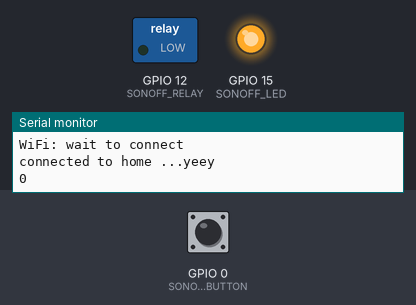
A sketch run on a simulated ESP8266 (NodeMCU). Parts: switched loads named in the sketch (green lamp = pin HIGH), output pins drawn as LEDs (lit = HIGH), the last lines printed to the serial monitor. Inputs (shaded band) come from the test bench; at power-on: GPIO 0 (SONOFF_BUTTON) HIGH. WiFi joins after 1.5 s; servers stay silent unless stated.

Above: at 2.7 s.
2.8 s: GPIO 0 (SONOFF_BUTTON) pulled LOW for 0.15 s
At 3.7 s:
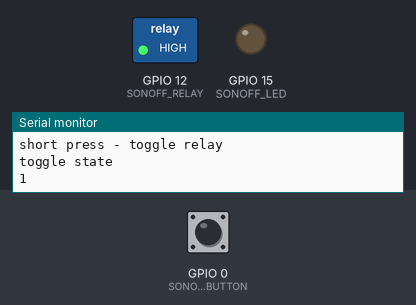
4.4 s: GPIO 0 (SONOFF_BUTTON) pulled LOW for 1 s
At 6.1 s:
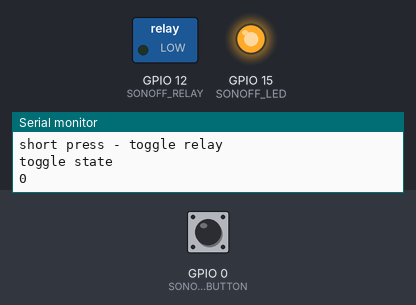
6.9 s: GPIO 0 (SONOFF_BUTTON) pulled LOW for 3.2 s
At 10.9 s:
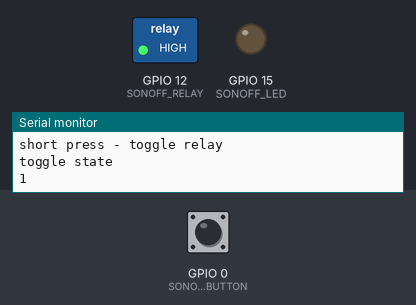
Timing chart, 0 to 12.4 s (numbered marks = the images above; inputs shaded):
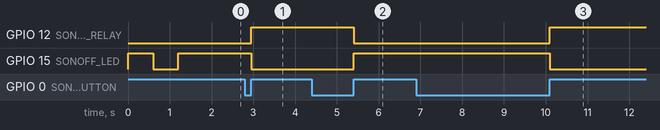

The sketch:

sonoffpow_ota_test.ino
```cpp
/*
    Flash Mode: DIO
    Flash Frequency: 40MHz
    Upload Using: Serial
    CPU Frequency: 80MHz
    Flash Size: 1M (64K SPIFFS)
    Debug Port: Disabled
    Debug Level: None
    Reset Method: ck
    Upload Speed: 115200
    Port: Your COM port connected to sonoff

   1MB flash size

   sonoff pow header
   1 - vcc 3v3
   2 - rx
   3 - tx
   4 - gnd


   esp8266 connections
   gpio  0 - button
   gpio 12 - relay
   gpio 13 - CF1
   gpio 14 - CF
   gpio 15 - led - active low

*/
#define serdebug
#ifdef serdebug
#define DebugPrint(...) {  Serial.print(__VA_ARGS__); }
#define DebugPrintln(...) {  Serial.println(__VA_ARGS__); }
#else
#define DebugPrint(...) { }
#define DebugPrintln(...) { }
#endif


#include "tools_wifiman.h"
#include "ota_tool.h"
#include <Ticker.h>

#define SONOFF_BUTTON    0
#define SONOFF_RELAY    12
#define SONOFF_LED      15


#define relStateOFF LOW
#define relStateON HIGH
#define LEDStateOFF HIGH
#define LEDStateON LOW
#define butStateOFF HIGH
#define butStateON LOW

Ticker ticker;

const int CMD_WAIT = 0;
const int CMD_BUTTON_CHANGE = 1;
int cmd = CMD_WAIT;

int relayState = relStateOFF;

//inverted button state
int buttonState = HIGH;

static long startPress = 0;

void tick()
{
  //toggle state
  int state = digitalRead(SONOFF_LED);  // get the current state of GPIO1 pin
  digitalWrite(SONOFF_LED, !state);     // set pin to the opposite state
}

void setState(int s) {

  relayState = s;

  DebugPrintln(relayState);

  digitalWrite(SONOFF_RELAY, relayState);
  if (relayState == relStateOFF) {
    digitalWrite(SONOFF_LED, LEDStateOFF);
  }
  else {
    digitalWrite(SONOFF_LED, LEDStateON);
  }

}

void turnOn() {

  setState(relStateON);
}

void turnOff() {

  setState(relStateOFF);
}

void toggleState() {
  cmd = CMD_BUTTON_CHANGE;
}

void toggle() {
  DebugPrintln("toggle state");
  relayState = relayState == relStateOFF ? relStateON : relStateOFF;
  setState(relayState);
}

void restart() {
  ESP.reset();
  delay(1000);
}

void reset() {
  //reset settings to defaults
  /*
    WMSettings defaults;
    settings = defaults;
    EEPROM.begin(512);
    EEPROM.put(0, settings);
    EEPROM.end();
  */
  //reset wifi credentials
  WiFi.disconnect();
  delay(1000);
  ESP.reset();
  delay(1000);
}


void setup() {
#ifdef serdebug
  Serial.begin(115200);
#endif

  // initialize the pushbutton pin as an input:
  pinMode(SONOFF_BUTTON, INPUT);

  //set relay pin as output
  pinMode(SONOFF_RELAY, OUTPUT);

  //set led pin as output
  pinMode(SONOFF_LED, OUTPUT);

  turnOff();

  // start ticker with 0.5 because we start in AP mode and try to connect
  ticker.attach(0.6, tick);

  wifi_init("ESPsonoffpow");

  init_ota("ESPsonoffpow");

  attachInterrupt(SONOFF_BUTTON, toggleState, CHANGE);

  //entered config mode, make led toggle faster
  // ticker.attach(0.2, tick);
  ticker.detach( );
  turnOff();
}

void loop() {

  check_ota();

  switch (cmd) {
    case CMD_WAIT:
      break;
    case CMD_BUTTON_CHANGE:
      int currentState = digitalRead(SONOFF_BUTTON);
      if (currentState != buttonState) {
        if (buttonState == butStateON && currentState == butStateOFF) {
          long duration = millis() - startPress;
          if (duration < 10) {
            DebugPrintln("too short press - no action");
          } else if (duration < 5000) {
            DebugPrintln("short press - toggle relay");
            toggle();
          } else if (duration < 10000) {
            DebugPrintln("medium press - reset");
            restart();
          } else if (duration < 60000) {
            DebugPrintln("long press - reset settings");
            reset();
          }
        } else if (buttonState == butStateOFF && currentState == butStateON) {
          startPress = millis();
        }
        buttonState = currentState;
      }
      break;
  }

}
```

ota_tool.h
```cpp
#include <ArduinoOTA.h>

void init_ota(char *iv_hostname) {

  ArduinoOTA.onStart([]() {
    Serial.println("Start OTA");
  });
  ArduinoOTA.onEnd([]() {
    Serial.println("\nEnd");
  });
  ArduinoOTA.onProgress([](unsigned int progress, unsigned int total) {
    Serial.printf("Progress: %u%%\r", (progress / (total / 100)));
  });
  ArduinoOTA.onError([](ota_error_t error) {
    Serial.printf("Error[%u]: ", error);
    if (error == OTA_AUTH_ERROR) Serial.println("Auth Failed");
    else if (error == OTA_BEGIN_ERROR) Serial.println("Begin Failed");
    else if (error == OTA_CONNECT_ERROR) Serial.println("Connect Failed");
    else if (error == OTA_RECEIVE_ERROR) Serial.println("Receive Failed");
    else if (error == OTA_END_ERROR) Serial.println("End Failed");
  });
  ArduinoOTA.setHostname(iv_hostname);
  ArduinoOTA.begin();

}

void check_ota(){
    //ota loop
  ArduinoOTA.handle();
}
```

tools_wifiman.h
```cpp
/* WifiMan */

#include <ESP8266WiFi.h>
//needed for Wifi Manager library
#include <DNSServer.h>
#include <ESP8266WebServer.h>
#include <WiFiManager.h>         //https://github.com/tzapu/WiFiManager

void WifimanAPcb (WiFiManager *myWiFiManager) {
  DebugPrintln( "Wifi config mode");
  DebugPrintln( myWiFiManager->getConfigPortalSSID());
}


void wifi_init(char *iv_APname) {
  //WiFiManager
  //Local intialization. Once its business is done, there is no need to keep it around
  WiFiManager wifiManager;
#ifdef serdebug
#else
  wifiManager.setDebugOutput(false);
#endif

  //reset saved settings
  //wifiManager.resetSettings();

  //sets timeout until configuration portal gets turned off
  //useful to make it all retry or go to sleep
  //in seconds
  wifiManager.setTimeout(180);

  DebugPrintln("WiFi: wait to connect");

  //fetches ssid and pass and tries to connect
  // wifiManager.setAPCallback(WifimanAPcb);

  //if it does not connect it starts an access point
  //and goes into a blocking loop awaiting configuration
  if (!wifiManager.autoConnect(iv_APname)) {
    DebugPrintln("failed to connect and hit timeout");
    delay(1000);
    //reset and try again, or maybe put it to deep sleep
    ESP.reset();
    delay(5000);
  }

  // Force to station mode because if device was switched off while in access point mode it will start up next time in access point mode.
  // see also https://github.com/tzapu/WiFiManager/issues/229#issuecomment-253360552
   WiFi.mode(WIFI_STA);

  //if you get here you have connected to the WiFi
  DebugPrintln("connected to " + WiFi.SSID() + " ...yeey");

}

void check_wifi_conn() {
  while (WiFi.status() != WL_CONNECTED) {
    DebugPrintln("Wifi not connected -> resetting!");
    delay(3000);
    //reset and try again
    ESP.reset();
    delay(5000);
  }
}
```

Measured:
- after the input at 2.8 s, GPIO 12 (SONOFF_RELAY): LOW → HIGH after 0.15 s; GPIO 15 (SONOFF_LED): HIGH → LOW after 0.15 s
- after the input at 4.4 s, GPIO 12 (SONOFF_RELAY): HIGH → LOW after 1.0 s; GPIO 15 (SONOFF_LED): LOW → HIGH after 1.0 s
- after the input at 6.9 s, GPIO 12 (SONOFF_RELAY): LOW → HIGH after 3.2 s; GPIO 15 (SONOFF_LED): HIGH → LOW after 3.2 s
